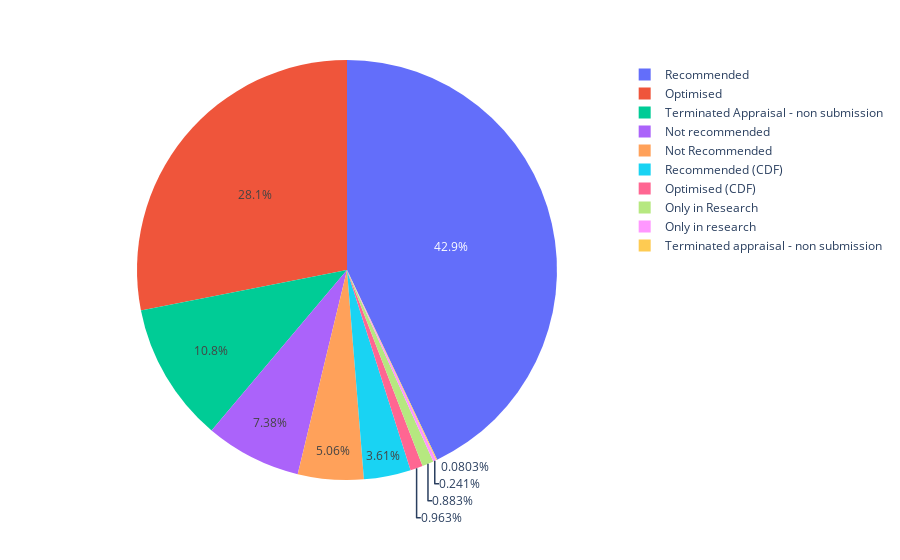

Notebook code for this chart:
### Markdown cell above
### Unique recommendations

### Code cell
import plotly.express as px


# Create container
container = pd.DataFrame(columns=['Number', 'Categorisation'])

# Count number of occurences for each categorisation type
cats = data_pharm['Categorisation (for specific recommendation)'].unique()
for cat in cats:
    mask = data_pharm['Categorisation (for specific recommendation)'] == cat
    number = len(data_pharm[mask])
    container = pd.concat([container, pd.DataFrame({'Number': [number], 'Categorisation': [cat]})])

fig = px.pie(
    container, values='Number', names='Categorisation')

fig.show()

### Figure 1 — Plotly figure (JSON) as saved in the notebook; plotly's stock layout.template omitted (floating-point values rounded to 4 significant figures)
{"data": [{"domain": {"x": [0, 1], "y": [0, 1]}, "hovertemplate": "Categorisation=%{label}<br>Number=%{value}<extra></extra>", "labels": ["Recommended", "Optimised", "Not Recommended", "Only in Research", "Not recommended", "Only in research", "Terminated Appraisal - non submission", "Recommended (CDF)", "Terminated appraisal - non submission", "Optimised (CDF)"], "legendgroup": "", "name": "", "showlegend": true, "type": "pie", "values": [535, 350, 63, 11, 92, 3, 134, 45, 1, 12]}], "layout": {"legend": {"tracegroupgap": 0}, "margin": {"t": 60}}}
